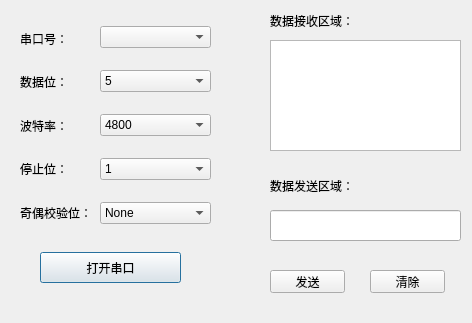
<?xml version="1.0" encoding="UTF-8"?>
<ui version="4.0">
 <class>UsartTool</class>
 <widget class="QDialog" name="UsartTool">
  <property name="geometry">
   <rect>
    <x>0</x>
    <y>0</y>
    <width>472</width>
    <height>323</height>
   </rect>
  </property>
  <property name="windowTitle">
   <string>Dialog</string>
  </property>
  <widget class="QPushButton" name="SwitchButton">
   <property name="geometry">
    <rect>
     <x>40</x>
     <y>252</y>
     <width>141</width>
     <height>31</height>
    </rect>
   </property>
   <property name="text">
    <string>打开串口</string>
   </property>
  </widget>
  <widget class="QWidget" name="layoutWidget">
   <property name="geometry">
    <rect>
     <x>20</x>
     <y>20</y>
     <width>71</width>
     <height>211</height>
    </rect>
   </property>
   <layout class="QVBoxLayout" name="verticalLayout">
    <item>
     <widget class="QLabel" name="label">
      <property name="text">
       <string>串口号：</string>
      </property>
     </widget>
    </item>
    <item>
     <widget class="QLabel" name="label_3">
      <property name="text">
       <string>数据位：</string>
      </property>
     </widget>
    </item>
    <item>
     <widget class="QLabel" name="label_2">
      <property name="text">
       <string>波特率：</string>
      </property>
     </widget>
    </item>
    <item>
     <widget class="QLabel" name="label_4">
      <property name="text">
       <string>停止位：</string>
      </property>
     </widget>
    </item>
    <item>
     <widget class="QLabel" name="label_5">
      <property name="text">
       <string>奇偶校验位：</string>
      </property>
     </widget>
    </item>
   </layout>
  </widget>
  <widget class="QTextEdit" name="textEdit">
   <property name="geometry">
    <rect>
     <x>270</x>
     <y>40</y>
     <width>191</width>
     <height>111</height>
    </rect>
   </property>
  </widget>
  <widget class="QLabel" name="label_6">
   <property name="geometry">
    <rect>
     <x>270</x>
     <y>10</y>
     <width>121</width>
     <height>21</height>
    </rect>
   </property>
   <property name="text">
    <string>数据接收区域：</string>
   </property>
  </widget>
  <widget class="QLabel" name="label_7">
   <property name="geometry">
    <rect>
     <x>270</x>
     <y>170</y>
     <width>81</width>
     <height>31</height>
    </rect>
   </property>
   <property name="text">
    <string>数据发送区域：</string>
   </property>
  </widget>
  <widget class="QPushButton" name="pushButton_3">
   <property name="geometry">
    <rect>
     <x>270</x>
     <y>270</y>
     <width>75</width>
     <height>23</height>
    </rect>
   </property>
   <property name="text">
    <string>发送</string>
   </property>
  </widget>
  <widget class="QPushButton" name="pushButton_4">
   <property name="geometry">
    <rect>
     <x>370</x>
     <y>270</y>
     <width>75</width>
     <height>23</height>
    </rect>
   </property>
   <property name="text">
    <string>清除</string>
   </property>
  </widget>
  <widget class="QLineEdit" name="lineEdit">
   <property name="geometry">
    <rect>
     <x>270</x>
     <y>210</y>
     <width>191</width>
     <height>31</height>
    </rect>
   </property>
  </widget>
  <widget class="QWidget" name="">
   <property name="geometry">
    <rect>
     <x>100</x>
     <y>10</y>
     <width>111</width>
     <height>231</height>
    </rect>
   </property>
   <layout class="QVBoxLayout" name="verticalLayout_2">
    <item>
     <widget class="QComboBox" name="comboBox"/>
    </item>
    <item>
     <widget class="QComboBox" name="comboBox_2">
      <item>
       <property name="text">
        <string>5</string>
       </property>
      </item>
      <item>
       <property name="text">
        <string>6</string>
       </property>
      </item>
      <item>
       <property name="text">
        <string>7</string>
       </property>
      </item>
      <item>
       <property name="text">
        <string>8</string>
       </property>
      </item>
     </widget>
    </item>
    <item>
     <widget class="QComboBox" name="comboBox_3">
      <item>
       <property name="text">
        <string>4800</string>
       </property>
      </item>
      <item>
       <property name="text">
        <string>9600</string>
       </property>
      </item>
      <item>
       <property name="text">
        <string>19200</string>
       </property>
      </item>
      <item>
       <property name="text">
        <string>57600</string>
       </property>
      </item>
      <item>
       <property name="text">
        <string>115200</string>
       </property>
      </item>
     </widget>
    </item>
    <item>
     <widget class="QComboBox" name="comboBox_4">
      <item>
       <property name="text">
        <string>1</string>
       </property>
      </item>
      <item>
       <property name="text">
        <string>1.5</string>
       </property>
      </item>
      <item>
       <property name="text">
        <string>2</string>
       </property>
      </item>
     </widget>
    </item>
    <item>
     <widget class="QComboBox" name="comboBox_5">
      <item>
       <property name="text">
        <string>None</string>
       </property>
      </item>
      <item>
       <property name="text">
        <string>Odd</string>
       </property>
      </item>
      <item>
       <property name="text">
        <string>Even</string>
       </property>
      </item>
      <item>
       <property name="text">
        <string>Mark</string>
       </property>
      </item>
      <item>
       <property name="text">
        <string>Space</string>
       </property>
      </item>
     </widget>
    </item>
   </layout>
  </widget>
  <zorder>layoutWidget</zorder>
  <zorder>SwitchButton</zorder>
  <zorder>comboBox</zorder>
  <zorder>comboBox_2</zorder>
  <zorder>comboBox_3</zorder>
  <zorder>comboBox_4</zorder>
  <zorder>comboBox_5</zorder>
  <zorder>textEdit</zorder>
  <zorder>label_6</zorder>
  <zorder>label_7</zorder>
  <zorder>pushButton_3</zorder>
  <zorder>pushButton_4</zorder>
  <zorder>lineEdit</zorder>
 </widget>
 <resources/>
 <connections>
  <connection>
   <sender>pushButton_3</sender>
   <signal>pressed()</signal>
   <receiver>textEdit</receiver>
   <slot>close()</slot>
   <hints>
    <hint type="sourcelabel">
     <x>305</x>
     <y>286</y>
    </hint>
    <hint type="destinationlabel">
     <x>291</x>
     <y>137</y>
    </hint>
   </hints>
  </connection>
  <connection>
   <sender>pushButton_4</sender>
   <signal>clicked()</signal>
   <receiver>lineEdit</receiver>
   <slot>clear()</slot>
   <hints>
    <hint type="sourcelabel">
     <x>379</x>
     <y>287</y>
    </hint>
    <hint type="destinationlabel">
     <x>354</x>
     <y>233</y>
    </hint>
   </hints>
  </connection>
 </connections>
</ui>
